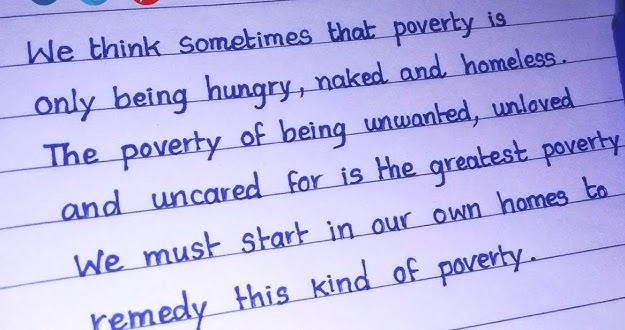
#> input picture TestedOfflineocr/Handwrittenimg.jpg, 625 x 330 px, found by its file name
$ python Pytess.py
#> lines starting #> are read from the running program, lines starting #| are printed output that depends on the picture; after the words box and inside, x2 and y2 are one past the last pixel; in counts of white or black regions, pixels touching at a corner belong together
import os
import cv2
import numpy as np
from PIL import Image
import pytesseract

# ---------- CONFIG ----------
IMAGE_PATH = "sample\Handwrittenimg.jpg"  # change here
OUTPUT_TEXT = "single_image_cleaned_text.txt"
DEBUG_DIR = "debug_single_img"

os.makedirs(DEBUG_DIR, exist_ok=True)

# Optional: Set Tesseract install location
# pytesseract.pytesseract.tesseract_cmd = r"C:\Program Files\Tesseract-OCR\tesseract.exe"

# ---------- helper functions ----------
def save_img(path, img):
    cv2.imwrite(path, img)

def apply_clahe(gray):
    clahe = cv2.createCLAHE(clipLimit=2.0, tileGridSize=(8,8))
    return clahe.apply(gray)

def deskew_image(gray):
    coords = np.column_stack(np.where(gray < 255))
    if coords.shape[0] < 10:
        return gray
    angle = cv2.minAreaRect(coords)[-1]
    if angle < -45:
        angle = -(90 + angle)
    else:
        angle = -angle
    (h, w) = gray.shape[:2]
    M = cv2.getRotationMatrix2D((w//2, h//2), angle, 1.0)
    return cv2.warpAffine(gray, M, (w, h),
                          flags=cv2.INTER_CUBIC,
                          borderMode=cv2.BORDER_REPLICATE)

def ocr_and_confidence(img, config):
    data = pytesseract.image_to_data(img, config=config,
                                     output_type=pytesseract.Output.DICT)
    confs = []
    for t, c in zip(data['text'], data['conf']):
        if t.strip() != "" and c not in ("-1", "-1\n"):
            try: confs.append(float(c))
            except: pass
    mean_conf = np.mean(confs) if confs else -1.0
    text = "\n".join(data['text'])
    return text, mean_conf, data

# ---------- Load input image ----------
img_color = cv2.imread(IMAGE_PATH)
#> img_color is the input picture: shape (330, 625, 3); mean B, G, R 233.2, 183, 186.1
gray = cv2.cvtColor(img_color, cv2.COLOR_BGR2GRAY)
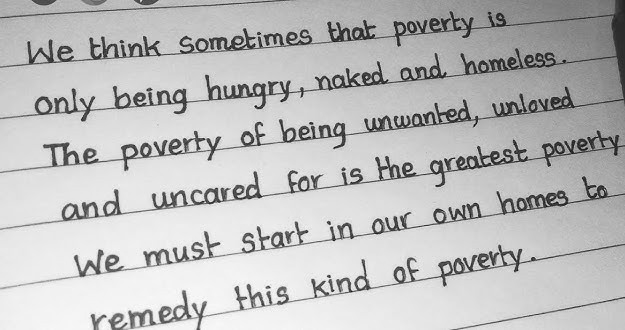
#> gray: shape (330, 625); min 4, max 255, mean 189.7

# ---------- Candidate preprocessing ----------
candidates = []
candidates.append(("orig_gray", gray))
clahe = apply_clahe(gray)
#> in apply_clahe, `return clahe.apply(gray)`:
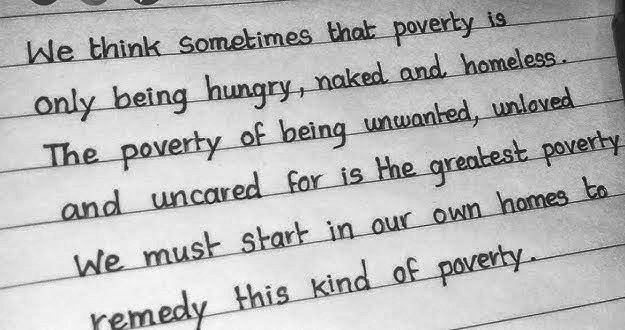
#> returned value: shape (330, 625); min 3, max 255, mean 185.5
clahe = cv2.medianBlur(clahe, 3)
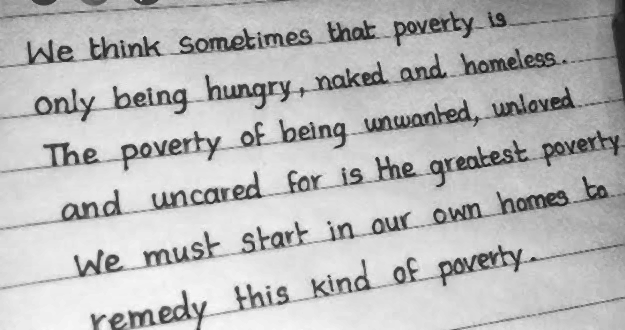
#> clahe: shape (330, 625); min 23, max 249, mean 185.7
candidates.append(("clahe_med", clahe))
adapt = cv2.adaptiveThreshold(clahe, 255,
                              cv2.ADAPTIVE_THRESH_GAUSSIAN_C,
                              cv2.THRESH_BINARY, 11, 2)
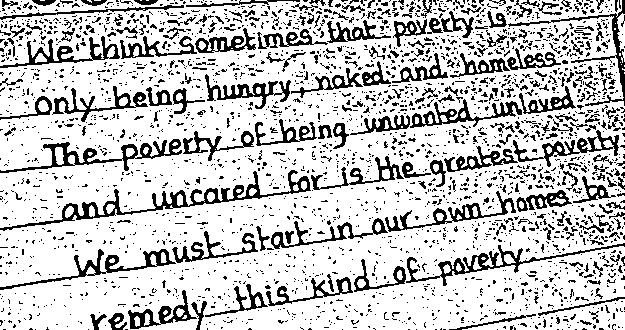
#> adapt: shape (330, 625); 78% white; black in thin lines or dots
candidates.append(("adaptive", adapt))
_, otsu = cv2.threshold(clahe, 0, 255,
                        cv2.THRESH_BINARY + cv2.THRESH_OTSU)
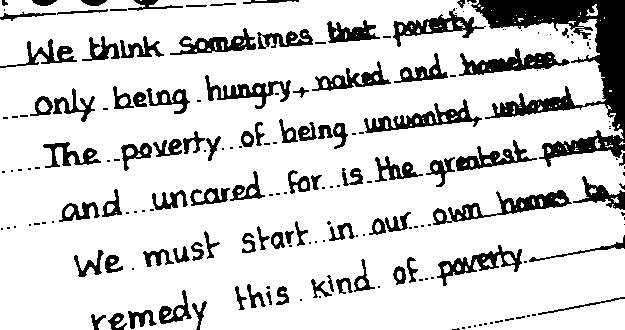
#> otsu: shape (330, 625); 83.1% white; 191 black regions (101 under 20 px), largest, box (x1, y1, x2, y2) and area: (471, 0, 625, 167) 8379, (433, 190, 572, 225) 1375, (459, 48, 570, 76) 1275
candidates.append(("otsu", otsu))
candidates.append(("otsu_inv", 255 - otsu))
desk = deskew_image(gray)
#> in deskew_image, `coords = np.column_stack(np.where(gray < 255))`: coords = 206249 pairs, first value 0 to 329, second value 0 to 624
#> in deskew_image, `angle = cv2.minAreaRect(coords)[-1]`: angle = -90
#> in deskew_image, `angle = -(90 + angle)`: angle = 0
#> in deskew_image, `M = cv2.getRotationMatrix2D((w//2, h//2), angle, 1.0)`: M = [[1, 0, 0], [0, 1, 0]]
desk_clahe = apply_clahe(desk)
desk_adapt = cv2.adaptiveThreshold(desk_clahe, 255,
                                   cv2.ADAPTIVE_THRESH_GAUSSIAN_C,
                                   cv2.THRESH_BINARY, 11, 2)
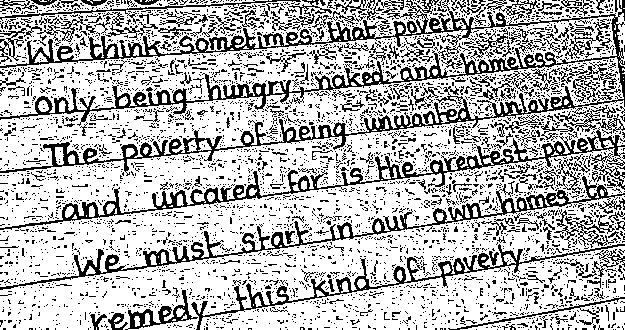
#> desk_adapt: shape (330, 625); 71.7% white; black in thin lines or dots
candidates.append(("desk_adapt", desk_adapt))

# ---------- OCR configs ----------
psm_list = ["--oem 1 --psm 6", "--oem 1 --psm 3", "--oem 1 --psm 4"]

best = {"conf": -1, "text": "", "img": None, "name": None, "data": None}

for name, im in candidates:
    pil = Image.fromarray(im)
    for cfg in psm_list:
#> (the run stopped early here; a loop or call above may not have finished)
